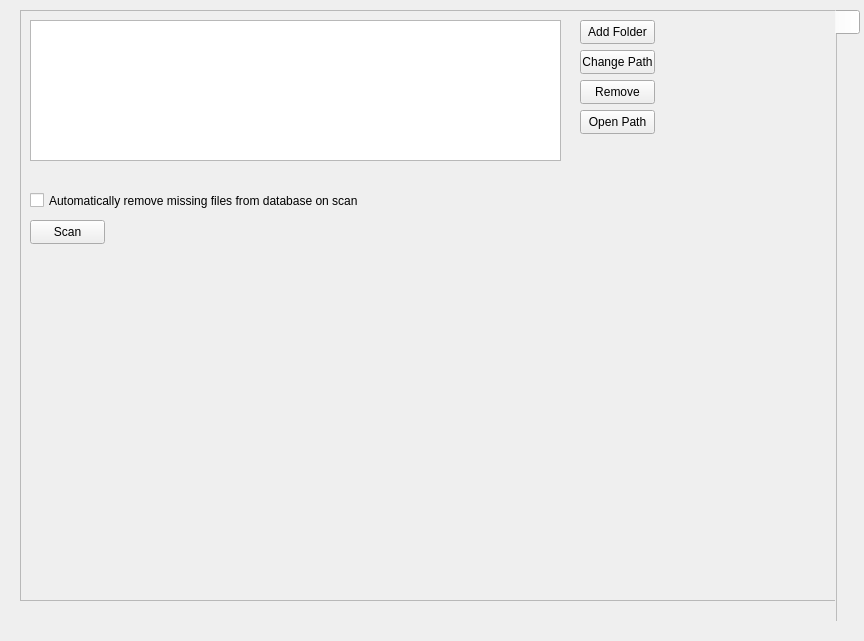
<?xml version="1.0" encoding="UTF-8"?>
<ui version="4.0">
 <class>Form</class>
 <widget class="QWidget" name="Form">
  <property name="geometry">
   <rect>
    <x>0</x>
    <y>0</y>
    <width>864</width>
    <height>641</height>
   </rect>
  </property>
  <property name="windowTitle">
   <string>Form</string>
  </property>
  <widget class="QTabWidget" name="tabWidget">
   <property name="geometry">
    <rect>
     <x>10</x>
     <y>10</y>
     <width>851</width>
     <height>611</height>
    </rect>
   </property>
   <property name="minimumSize">
    <size>
     <width>851</width>
     <height>0</height>
    </size>
   </property>
   <property name="tabPosition">
    <enum>QTabWidget::East</enum>
   </property>
   <property name="tabShape">
    <enum>QTabWidget::Rounded</enum>
   </property>
   <property name="currentIndex">
    <number>0</number>
   </property>
   <property name="iconSize">
    <size>
     <width>64</width>
     <height>64</height>
    </size>
   </property>
   <property name="elideMode">
    <enum>Qt::ElideLeft</enum>
   </property>
   <property name="documentMode">
    <bool>true</bool>
   </property>
   <property name="tabsClosable">
    <bool>false</bool>
   </property>
   <property name="movable">
    <bool>false</bool>
   </property>
   <property name="tabBarAutoHide">
    <bool>false</bool>
   </property>
   <widget class="QWidget" name="tab">
    <property name="layoutDirection">
     <enum>Qt::LeftToRight</enum>
    </property>
    <attribute name="icon">
     <iconset>
      <normaloff>../../../../Downloads/22222222.png</normaloff>../../../../Downloads/22222222.png</iconset>
    </attribute>
    <attribute name="title">
     <string/>
    </attribute>
    <widget class="QFrame" name="Preferences_LibrariesSettingsFrame">
     <property name="enabled">
      <bool>true</bool>
     </property>
     <property name="geometry">
      <rect>
       <x>10</x>
       <y>0</y>
       <width>831</width>
       <height>591</height>
      </rect>
     </property>
     <property name="layoutDirection">
      <enum>Qt::LeftToRight</enum>
     </property>
     <property name="frameShape">
      <enum>QFrame::StyledPanel</enum>
     </property>
     <property name="frameShadow">
      <enum>QFrame::Raised</enum>
     </property>
     <widget class="QCheckBox" name="Preferences_Libraries_RemoveMissing">
      <property name="geometry">
       <rect>
        <x>10</x>
        <y>170</y>
        <width>641</width>
        <height>41</height>
       </rect>
      </property>
      <property name="text">
       <string>Automatically remove missing files from database on scan</string>
      </property>
     </widget>
     <widget class="QPushButton" name="Preferences_Libraries_ManualScan">
      <property name="geometry">
       <rect>
        <x>10</x>
        <y>210</y>
        <width>75</width>
        <height>24</height>
       </rect>
      </property>
      <property name="text">
       <string>Scan</string>
      </property>
     </widget>
     <widget class="QPushButton" name="Preferences_Libraries_FolderAdd">
      <property name="geometry">
       <rect>
        <x>560</x>
        <y>10</y>
        <width>75</width>
        <height>24</height>
       </rect>
      </property>
      <property name="text">
       <string>Add Folder</string>
      </property>
      <property name="autoDefault">
       <bool>false</bool>
      </property>
      <property name="default">
       <bool>false</bool>
      </property>
      <property name="flat">
       <bool>false</bool>
      </property>
     </widget>
     <widget class="QPushButton" name="Preferences_Libraries_ChangePath">
      <property name="geometry">
       <rect>
        <x>560</x>
        <y>40</y>
        <width>75</width>
        <height>24</height>
       </rect>
      </property>
      <property name="text">
       <string>Change Path</string>
      </property>
     </widget>
     <widget class="QPushButton" name="Preferences_Libraries_RemovePath">
      <property name="geometry">
       <rect>
        <x>560</x>
        <y>70</y>
        <width>75</width>
        <height>24</height>
       </rect>
      </property>
      <property name="text">
       <string>Remove</string>
      </property>
     </widget>
     <widget class="QPushButton" name="Preferences_Libraries_OpenPath">
      <property name="geometry">
       <rect>
        <x>560</x>
        <y>100</y>
        <width>75</width>
        <height>24</height>
       </rect>
      </property>
      <property name="text">
       <string>Open Path</string>
      </property>
     </widget>
     <widget class="QListWidget" name="Preferences_Libraries_ListDisplay">
      <property name="geometry">
       <rect>
        <x>10</x>
        <y>10</y>
        <width>531</width>
        <height>141</height>
       </rect>
      </property>
     </widget>
    </widget>
   </widget>
  </widget>
  <action name="actionPreferences_Libraries_FolderAdd">
   <property name="text">
    <string>Preferences_Libraries_FolderAdd</string>
   </property>
   <property name="menuRole">
    <enum>QAction::TextHeuristicRole</enum>
   </property>
  </action>
 </widget>
 <resources/>
 <connections>
  <connection>
   <sender>Preferences_Libraries_FolderAdd</sender>
   <signal>clicked()</signal>
   <receiver>Form</receiver>
   <slot>addfolder()</slot>
   <hints>
    <hint type="sourcelabel">
     <x>617</x>
     <y>31</y>
    </hint>
    <hint type="destinationlabel">
     <x>431</x>
     <y>320</y>
    </hint>
   </hints>
  </connection>
 </connections>
 <slots>
  <slot>addfolder()</slot>
 </slots>
</ui>
